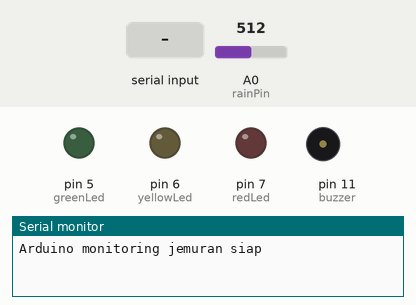
Recording of a sketch running on a simulated Arduino Uno, built with avr-gcc and run on an emulated ATmega328P. Shown: output pins drawn as LEDs (lit = HIGH), buzzer (waves = sounding, pin HIGH), the last lines printed to the serial monitor. Inputs (shaded band) come from the test bench; at power-on: A0 (rainPin) = 512.

Above: at 1.2 s.
1.3 s: A0 (rainPin) set to 411
3.5 s: A0 (rainPin) set to 393
At 4.8 s:
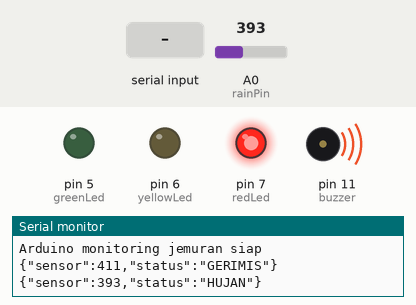
5.5 s: "CFG,90,45,200,10\n" received over Serial
At 6.4 s:
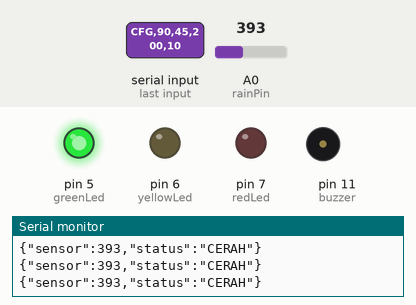
7.0 s: A0 (rainPin) set to 96
13.4 s: A0 (rainPin) set to 79
At 14.1 s:
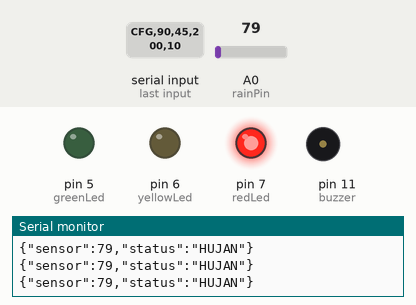
Timing chart, 0 to 15.9 s (numbered marks = the images above; inputs shaded):
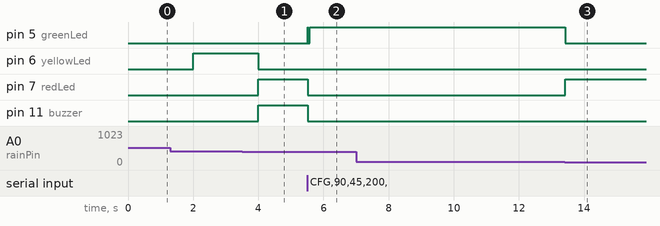

Measured:
- the behaviour switches between 400 and 399 on A0 (rainPin) (found by bisection; images 0 and 1)
- the behaviour switches between 90 and 89 on A0 (rainPin) (found by bisection; images 2 and 3)
- after the input at 3.5 s, pin 6 (yellowLed): HIGH → LOW after 0.50 s; pin 7 (redLed), pin 11 (buzzer): LOW → HIGH after 0.50 s
- after the input at 5.5 s, pin 5 (greenLed): LOW → HIGH at once, → LOW 0.02 s later, → HIGH 0.04 s later; pin 7 (redLed), pin 11 (buzzer): HIGH → LOW at once
- after the input at 13.4 s, pin 5 (greenLed): HIGH → LOW at once; pin 7 (redLed): LOW → HIGH at once

The sketch:

monitoring_jemuran.ino
```cpp
const int rainPin = A0;
const int greenLed = 5;
const int yellowLed = 6;
const int redLed = 7;
const int buzzer = 11;

// Nilai default. Nanti bisa berubah dari halaman admin.
int thresholdHujan = 400;
int thresholdGerimis = 800;
bool buzzerEnabled = true;
unsigned long readInterval = 2000;

unsigned long lastRead = 0;

void setup() {
  Serial.begin(9600);

  pinMode(greenLed, OUTPUT);
  pinMode(yellowLed, OUTPUT);
  pinMode(redLed, OUTPUT);
  pinMode(buzzer, OUTPUT);

  Serial.println("Arduino monitoring jemuran siap");
}

void loop() {
  bacaKonfigurasiDariBackend();

  unsigned long now = millis();

  if (now - lastRead >= readInterval) {
    lastRead = now;

    int sensor = analogRead(rainPin);
    String status;

    digitalWrite(greenLed, LOW);
    digitalWrite(yellowLed, LOW);
    digitalWrite(redLed, LOW);
    digitalWrite(buzzer, LOW);

    if (sensor < thresholdHujan) {
      status = "HUJAN";
      digitalWrite(redLed, HIGH);

      if (buzzerEnabled) {
        digitalWrite(buzzer, HIGH);
      }
    }
    else if (sensor <= thresholdGerimis) {
      status = "GERIMIS";
      digitalWrite(yellowLed, HIGH);
    }
    else {
      status = "CERAH";
      digitalWrite(greenLed, HIGH);
    }

    Serial.print("{\"sensor\":");
    Serial.print(sensor);
    Serial.print(",\"status\":\"");
    Serial.print(status);
    Serial.println("\"}");
  }
}

void bacaKonfigurasiDariBackend() {
  if (!Serial.available()) {
    return;
  }

  String command = Serial.readStringUntil('\n');
  command.trim();

  if (!command.startsWith("CFG,")) {
    return;
  }

  int rainThresholdBaru;
  int dryThresholdBaru;
  int buzzerAktif;
  unsigned long intervalBaru;

  int parsed = sscanf(
    command.c_str(),
    "CFG,%d,%d,%d,%lu",
    &rainThresholdBaru,
    &dryThresholdBaru,
    &buzzerAktif,
    &intervalBaru
  );

  if (parsed == 4) {
    thresholdHujan = rainThresholdBaru;
    thresholdGerimis = dryThresholdBaru;
    buzzerEnabled = buzzerAktif == 1;
    readInterval = intervalBaru;

    Serial.println("CFG_OK");
  }
}
```
